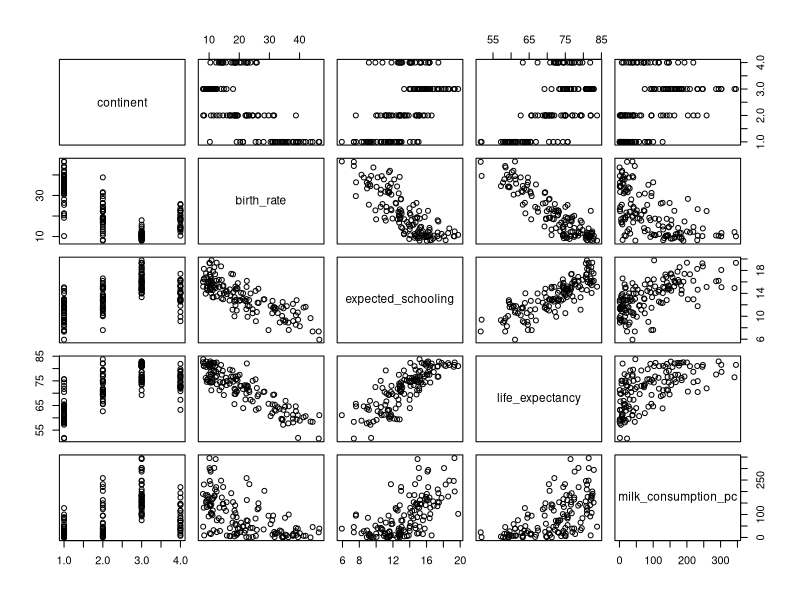
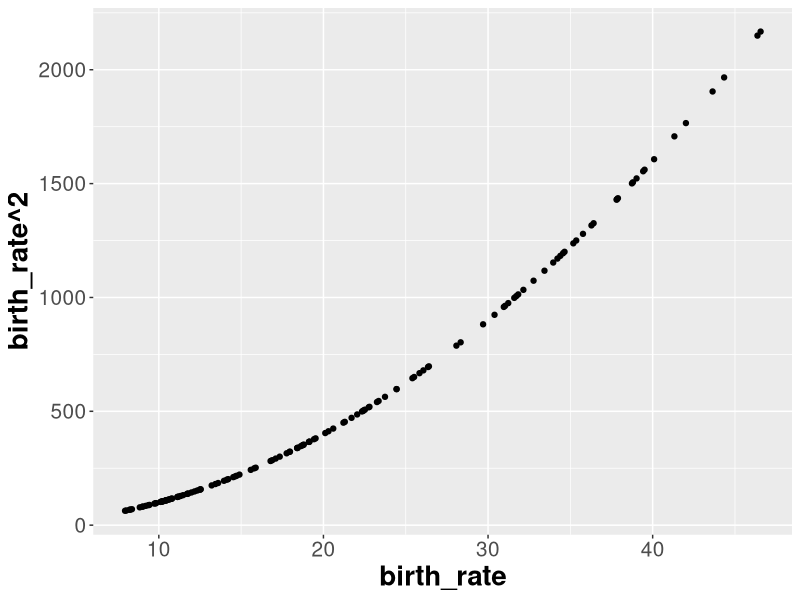
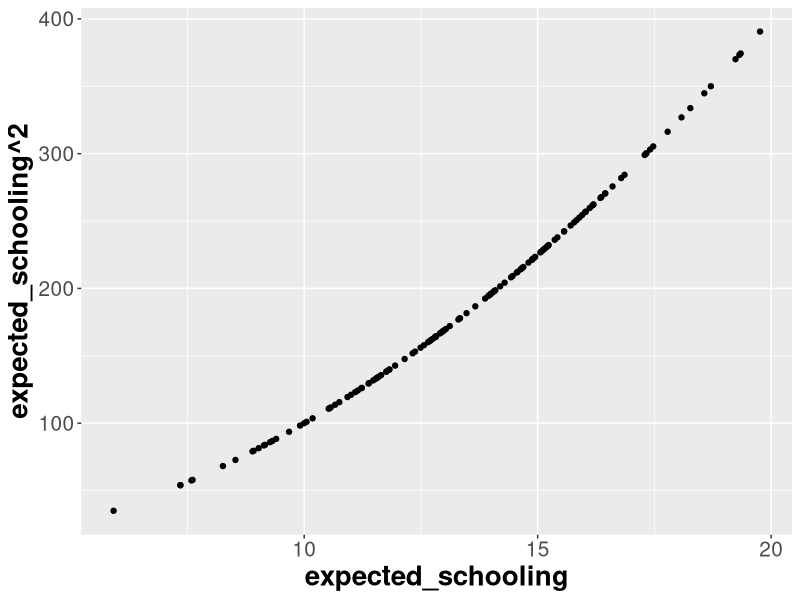
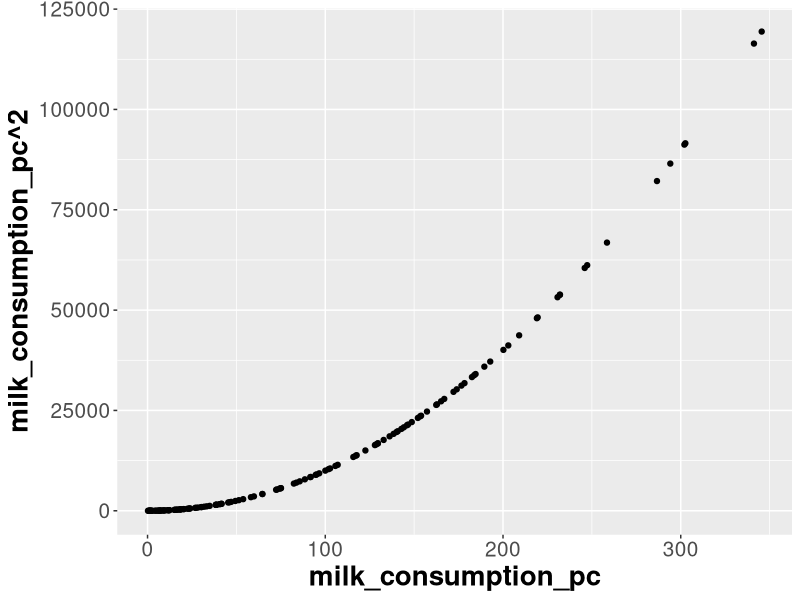
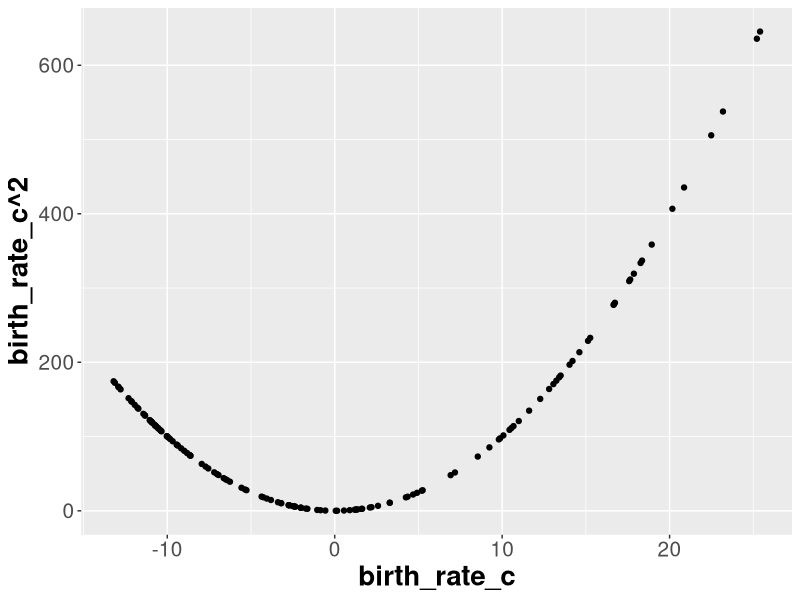
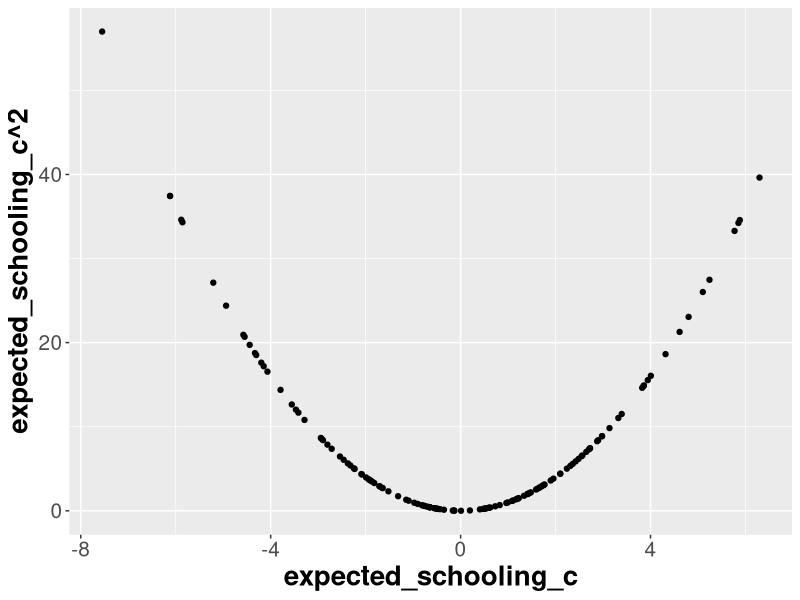
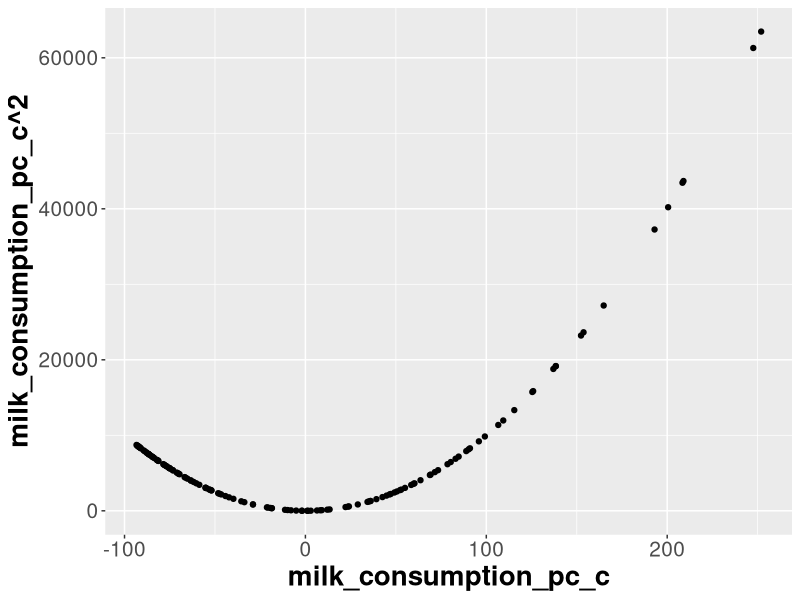

Write the R code that produced these figures, in order.
## ---- chunk 1
library(tidyverse)
library(gridExtra)
## ---- chunk 2
#| warning: false
#| message: false

# limpa área de trabalho
rm(list = ls())

# carrega pacote `tidyverse`
library(tidyverse)

# carrega dados
owid <- read_delim("data/owid.csv", delim = ",", col_names = TRUE)

# codifica variável `continent` como fator
owid$continent <- as.factor(owid$continent)

str(owid)
## ---- chunk 3
# Filtrando os dados para o ano de 2015
model1_data <- owid %>% filter(year == 2015)

# Selecionando somente as variáveis de interesse
model1_data <- model1_data[, c(1, 5, 15, 18, 19)]

# Retirando os dados referentes a oceania
model1_data <- subset(model1_data, model1_data$continent != "Oceania")

# Juntando os dados referentes às Américas do Norte e Sul
model1_data <- model1_data %>%
    mutate(continent = dplyr::recode(continent, "North America" = "America", "South America" = "America"))
## ---- chunk 4
# Gráfico de dispersão dos dados
plot(model1_data)
## ---- chunk 5
model1_data <- model1_data |>
  mutate(log_milk_consumption_pc  = milk_consumption_pc^0.25) 
## ---- chunk 6
cor(model1_data$birth_rate, model1_data$expected_schooling)
## ---- chunk 7
cor(model1_data$birth_rate, model1_data$milk_consumption_pc)
## ---- chunk 8
cor(model1_data$expected_schooling, model1_data$milk_consumption_pc)
## ---- chunk 9
cor(model1_data$birth_rate,model1_data$log_milk_consumption_pc)
## ---- chunk 10
cor(model1_data$birth_rate,model1_data$log_milk_consumption_pc)
## ---- chunk 11
cor(model1_data$expected_schooling,model1_data$log_milk_consumption_pc)
## ---- chunk 12
# Correlação para birth rate
cor(model1_data$birth_rate, model1_data$birth_rate^2)
## ---- chunk 13
# Correlação para expected schooling
cor(model1_data$expected_schooling, model1_data$expected_schooling^2)
## ---- chunk 14
# Correlação para milk_consumption_pc
cor(model1_data$milk_consumption_pc, model1_data$milk_consumption_pc^2)
## ---- chunk 15
#| layout-ncol: 3

ggplot(model1_data , aes(x = birth_rate, y = birth_rate^2)) + 
  geom_point() +
    theme(
        axis.text = element_text(size = 15),
        axis.title = element_text(size = 20, face = "bold")
    )

ggplot(model1_data, aes(x = expected_schooling, y = expected_schooling^2)) +
    geom_point() +
    theme(
        axis.text = element_text(size = 15),
        axis.title = element_text(size = 20, face = "bold")
    )

ggplot(model1_data, aes(x = milk_consumption_pc, y = milk_consumption_pc^2)) +
    geom_point() +
    theme(
        axis.text = element_text(size = 15),
        axis.title = element_text(size = 20, face = "bold")
    )
## ---- chunk 16
# Criando variáveis quantitativas centralizadas
model1_data <- model1_data %>%
    mutate(
        birth_rate_c = birth_rate - mean(birth_rate),
        expected_schooling_c = expected_schooling - mean(expected_schooling),
        milk_consumption_pc_c = milk_consumption_pc - mean(milk_consumption_pc)
    )

## ---- chunk 17
# Correlação para birth rate
cor(model1_data$birth_rate_c, model1_data$birth_rate_c^2)
## ---- chunk 18
# Correlação para expected schooling
cor(model1_data$expected_schooling_c, model1_data$expected_schooling_c^2)
## ---- chunk 19
# Correlação para milk_consumption_pc
cor(model1_data$milk_consumption_pc_c, model1_data$milk_consumption_pc_c^2)
## ---- chunk 20
#| layout-ncol: 3
ggplot(model1_data, aes(x = birth_rate_c, y = birth_rate_c^2)) +
    geom_point() +
    theme(
        axis.text = element_text(size = 15),
        axis.title = element_text(size = 20, face = "bold")
    )

ggplot(model1_data, aes(x = expected_schooling_c, y = expected_schooling_c^2)) +
    geom_point() +
    theme(
        axis.text = element_text(size = 15),
        axis.title = element_text(size = 20, face = "bold")
    )

ggplot(model1_data, aes(x = milk_consumption_pc_c, y = milk_consumption_pc_c^2)) +
    geom_point() +
    theme(
        axis.text = element_text(size = 15),
        axis.title = element_text(size = 20, face = "bold")
    )
## ---- chunk 21
cor(model1_data$birth_rate_c, model1_data$expected_schooling_c)
## ---- chunk 22
cor(model1_data$birth_rate_c, model1_data$milk_consumption_pc_c)
## ---- chunk 23
cor(model1_data$expected_schooling_c, model1_data$milk_consumption_pc_c)
## ---- chunk 24
# Modelo de regressão linear com as variáveis explicativas "birth_rate_c", "expected_schooling_c" e "milk_consumption_pc_c"

# Modelo polinomial de segunda ordem completo com as variáveis quantitativas
model1_quant <- lm(life_expectancy ~ I(birth_rate_c^2) + I(expected_schooling_c^2) + I(milk_consumption_pc_c^2) + birth_rate_c * expected_schooling_c + birth_rate_c * milk_consumption_pc_c + expected_schooling_c * milk_consumption_pc_c, data = model1_data)


summary(model1_quant)
